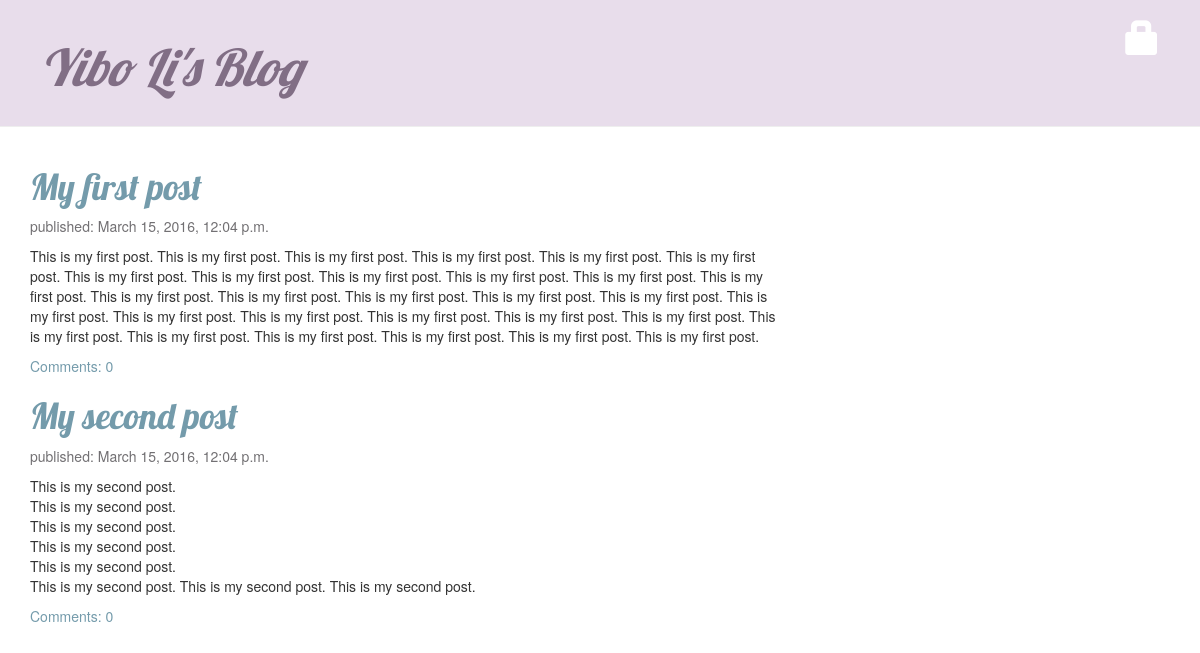
/, run on an earlier commit of the app's database.
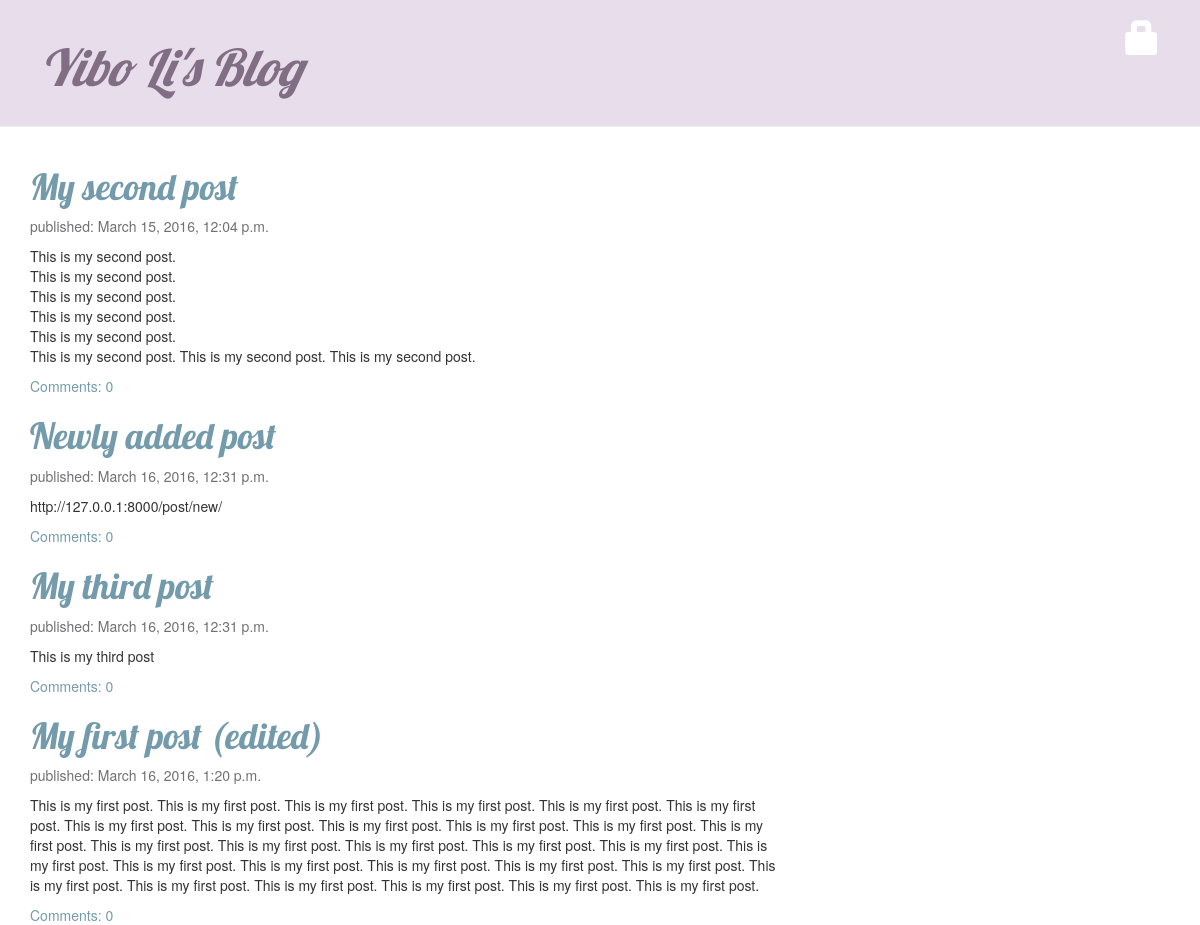
And on a later commit of the database.
### blog/models.py (models this page shows, shortened)
class Post(models.Model):                     #the class Post is Django model
    author = models.ForeignKey('auth.User')    # a link to another model
    title = models.CharField(max_length=200)   #define text with a limited number of characters
    text = models.TextField()                  #long text without a limit
    created_date = models.DateTimeField(default=timezone.now)
    published_date = models.DateTimeField(blank=True, null=True)

### blog/views.py (the view)
# urls.py: url(r'^$', views.post_list, name='post_list'), # an empty string will match because http://127.0.0.1:8000/ is not a part of URL.
def post_list(request):
    posts = Post.objects.filter(published_date__lte=timezone.now()).order_by('published_date')
    return render(request, 'blog/post_list.html', {'posts':posts}) #add posts for the template to use,'posts' is the name

### blog/templates/blog/post_list.html
{% extends 'blog/base.html' %}
{% block content %}
	{% for post in posts %}
		<div class="post">
			<h1><a href="{% url 'post_detail' pk=post.pk %}">{{ post.title }}</a></h1>
			<div class="date">
				<p>published: {{post.published_date }}</p>
			</div>
			<p>{{ post.text|linebreaks }}</p>
			<a href="{% url 'blog.views.post_detail' pk=post.pk %}">Comments: {{ post.comments.count }}</a>
		</div>
	{% endfor %}
{% endblock %}

What changed in the data, as far as the page shows it:
shown differently, row unchanged: Post "My second post": moves up the list
added Post: title "Newly added post", published_date "March 16, 2016, 12:31 p.m.", text "http://127.0.0.1:8000/post/new/", comments.count "0"
now on this page (row edited): Post: title "My third post", published_date "March 16, 2016, 12:31 p.m.", text "This is my third post", comments.count "0"
changed Post: title "My first post" → "My first post (edited)"; published_date "March 15, 2016, 12:04 p.m." → "March 16, 2016, 1:20 p.m."
